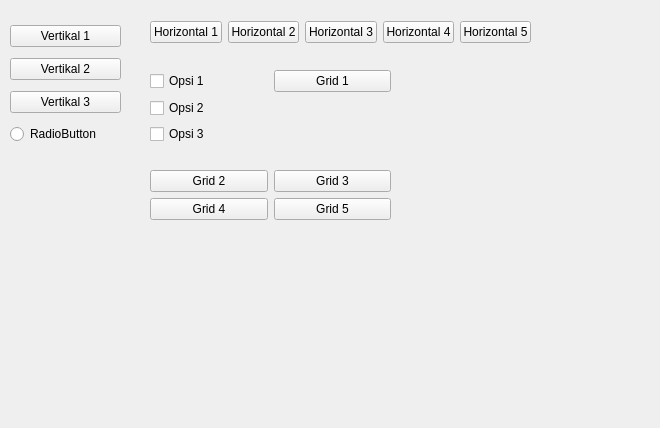
<?xml version="1.0" encoding="UTF-8"?>
<ui version="4.0">
 <class>Form</class>
 <widget class="QWidget" name="Form">
  <property name="geometry">
   <rect>
    <x>0</x>
    <y>0</y>
    <width>660</width>
    <height>428</height>
   </rect>
  </property>
  <property name="windowTitle">
   <string>Form</string>
  </property>
  <widget class="QWidget" name="">
   <property name="geometry">
    <rect>
     <x>150</x>
     <y>20</y>
     <width>381</width>
     <height>25</height>
    </rect>
   </property>
   <layout class="QHBoxLayout" name="horizontalLayout">
    <item>
     <widget class="QPushButton" name="pushButton_2">
      <property name="text">
       <string>Horizontal 1</string>
      </property>
     </widget>
    </item>
    <item>
     <widget class="QPushButton" name="pushButton_11">
      <property name="text">
       <string>Horizontal 2</string>
      </property>
     </widget>
    </item>
    <item>
     <widget class="QPushButton" name="pushButton_10">
      <property name="text">
       <string>Horizontal 3</string>
      </property>
     </widget>
    </item>
    <item>
     <widget class="QPushButton" name="pushButton_9">
      <property name="text">
       <string>Horizontal 4</string>
      </property>
     </widget>
    </item>
    <item>
     <widget class="QPushButton" name="pushButton_8">
      <property name="text">
       <string>Horizontal 5</string>
      </property>
     </widget>
    </item>
   </layout>
  </widget>
  <widget class="QWidget" name="">
   <property name="geometry">
    <rect>
     <x>150</x>
     <y>50</y>
     <width>241</width>
     <height>191</height>
    </rect>
   </property>
   <layout class="QGridLayout" name="gridLayout_3">
    <item row="0" column="0" colspan="2">
     <layout class="QGridLayout" name="gridLayout">
      <item row="0" column="0">
       <widget class="QCheckBox" name="checkBox">
        <property name="text">
         <string>Opsi 1</string>
        </property>
       </widget>
      </item>
      <item row="0" column="1">
       <widget class="QPushButton" name="pushButton_6">
        <property name="text">
         <string>Grid 1</string>
        </property>
       </widget>
      </item>
      <item row="1" column="0">
       <widget class="QCheckBox" name="checkBox_2">
        <property name="text">
         <string>Opsi 2</string>
        </property>
       </widget>
      </item>
      <item row="2" column="0">
       <widget class="QCheckBox" name="checkBox_3">
        <property name="text">
         <string>Opsi 3</string>
        </property>
       </widget>
      </item>
     </layout>
    </item>
    <item row="1" column="0">
     <layout class="QVBoxLayout" name="verticalLayout_3">
      <item>
       <widget class="QPushButton" name="pushButton_13">
        <property name="text">
         <string>Grid 2</string>
        </property>
       </widget>
      </item>
      <item>
       <widget class="QPushButton" name="pushButton_12">
        <property name="text">
         <string>Grid 4</string>
        </property>
       </widget>
      </item>
     </layout>
    </item>
    <item row="1" column="1">
     <layout class="QGridLayout" name="gridLayout_2">
      <item row="0" column="0">
       <widget class="QPushButton" name="pushButton_5">
        <property name="text">
         <string>Grid 3</string>
        </property>
       </widget>
      </item>
      <item row="1" column="0">
       <widget class="QPushButton" name="pushButton_7">
        <property name="text">
         <string>Grid 5</string>
        </property>
       </widget>
      </item>
     </layout>
    </item>
   </layout>
  </widget>
  <widget class="QWidget" name="">
   <property name="geometry">
    <rect>
     <x>10</x>
     <y>20</y>
     <width>111</width>
     <height>131</height>
    </rect>
   </property>
   <layout class="QVBoxLayout" name="verticalLayout">
    <item>
     <widget class="QPushButton" name="pushButton_3">
      <property name="text">
       <string>Vertikal 1</string>
      </property>
     </widget>
    </item>
    <item>
     <widget class="QPushButton" name="pushButton_4">
      <property name="text">
       <string>Vertikal 2</string>
      </property>
     </widget>
    </item>
    <item>
     <widget class="QPushButton" name="pushButton">
      <property name="text">
       <string>Vertikal 3</string>
      </property>
     </widget>
    </item>
    <item>
     <widget class="QRadioButton" name="radioButton">
      <property name="text">
       <string>RadioButton</string>
      </property>
     </widget>
    </item>
   </layout>
  </widget>
 </widget>
 <resources/>
 <connections/>
</ui>
